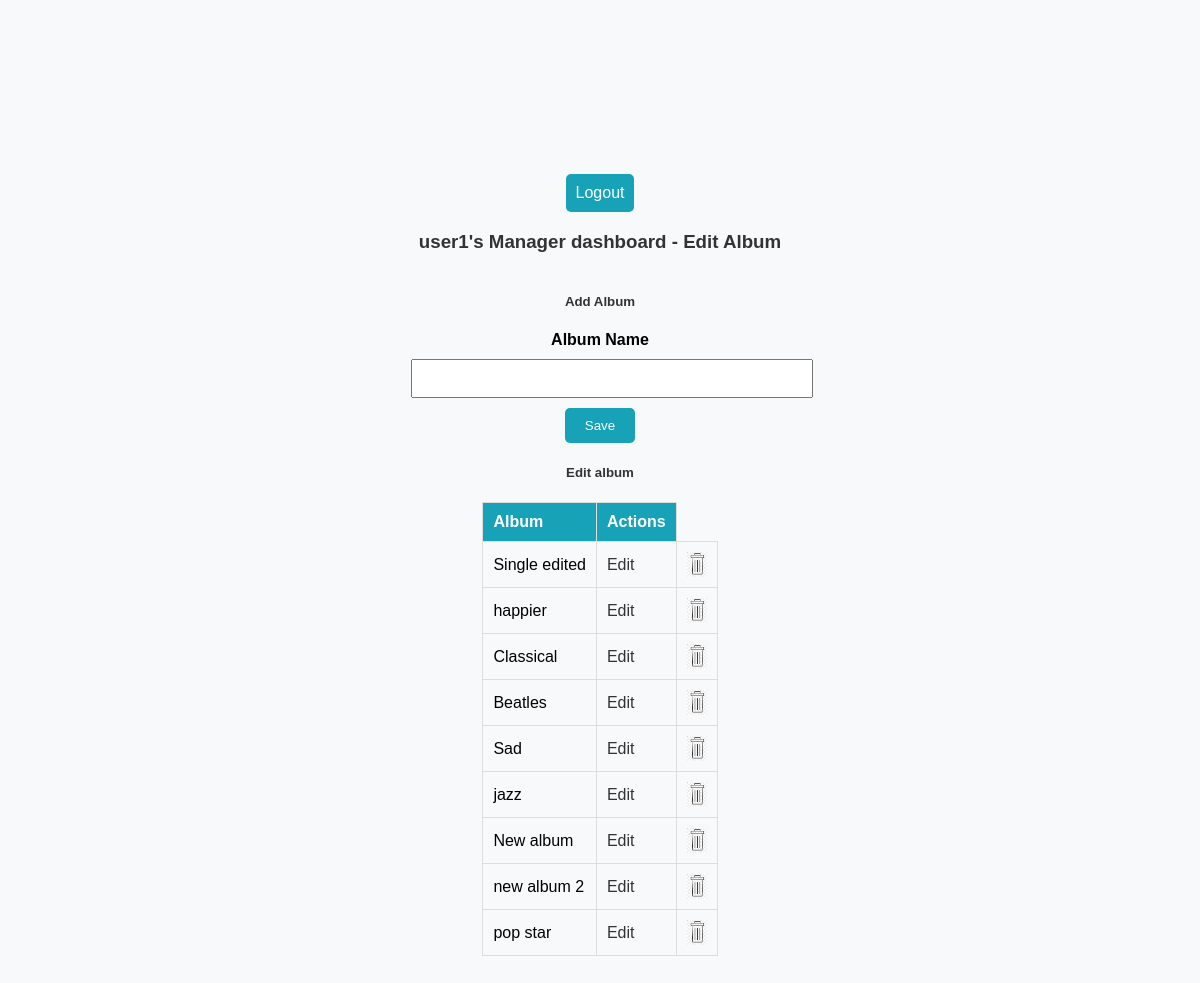
The page /creator/album/create/user1 on the database its author committed.
### application/models.py (models this page shows)
class Album(db.Model):
    album_id = db.Column(db.Integer, primary_key = True)
    album_name = db.Column(db.String, unique = True)
    songs = db.relationship("Songs", backref='Album', lazy=True)

### application/controllers.py (the view, shortened to what this page needs)
@app.route("/creator/album/create/<user>", methods=["GET","POST"])
def create_album(user):
    print("Creator", user)
    if request.method == "GET":
        album = Album.query.all()
        return render_template("creator_add_album.html", album = album, user=user)

### templates/creator_add_album.html (shortened to what this page needs)
<!DOCTYPE html>
<html lang="en">
<head>
</head>
<body>
    <div id="logout">
        <a href="/">Logout</a> <br />
    </div>
    <div>
        <h3>{{ user }}'s Manager dashboard - Edit Album</h3>
    </div>
    <div>
        <h5><strong>Add Album</strong></h5>
        <form action="/creator/album/create/{{ user }}" method="POST" id="create-alb-form">
            <div>
                <label>Album Name</label>
                <input type="text" name="album" />
                <input type="submit" value="Save" />
            </div>
        </form>
    </div>
    <div>
        <h5><strong>Edit album</strong></h5>
        <table id="album">
            {% if album | length > 0 %}
            <tr>
                <th width="50%">Album</th>
                <th width="12%">Actions</th>
            </tr>
            {% for alb in album %}
            <tr>
                <td>{{ alb.album_name }}</td>
                <td><a href="/creator/album/update/{{ alb.album_id }}/{{ user }}">Edit</a></td>
                <td><a href="/creator/album/delete/{{ alb.album_id }}/{{ user }}"><img src="{{ url_for('static', filename='delete.png') }}" width="20" height="25"></a></td>
            </tr>
            {% endfor %}
            {% else %}
            <tr>
                <td colspan="2">No Albums found, add now...!</td>
            </tr>
            {% endif %}
        </table>
    </div>
</body>
</html>

### templates/creator_add_album.html (style rules this page uses)
body { font-family: Arial, sans-serif; background-color: #f8f9fa; margin: 0; padding: 0; display: flex; align-items: center; justify-content: center; flex-direction: column; height: 140vh; }
#logout { color: #ffff; text-decoration: none; background-color: #17a2b8; padding: 10px; border-radius: 5px; display: inline-block; margin-top: 10px; }
#logout a { color: #ffff; }
h3, h5 { color: #333; text-align: center; }
form { margin-top: 20px; text-align: center; }
label { font-weight: bold; }
input[type="text"] { width: 100%; padding: 10px; margin: 10px 0; }
input[type="submit"] { background-color: #17a2b8; color: #fff; padding: 10px 20px; border: none; border-radius: 5px; cursor: pointer; }
table { width: 100%; margin-top: 20px; border-collapse: collapse; }
th, td { border: 1px solid #ddd; padding: 10px; text-align: left; }
th { background-color: #17a2b8; color: #fff; }
a { color: #333; text-decoration: none; }
img { vertical-align: middle; }

### rows shown on the page
Album: album_name "Single edited"
Album: album_name "happier"
Album: album_name "Classical"
Album: album_name "Beatles"
Album: album_name "Sad"
Album: album_name "jazz"
Album: album_name "New album"
Album: album_name "new album 2"
Album: album_name "pop star"

### other values the page prints
{{ user }} "user1"
